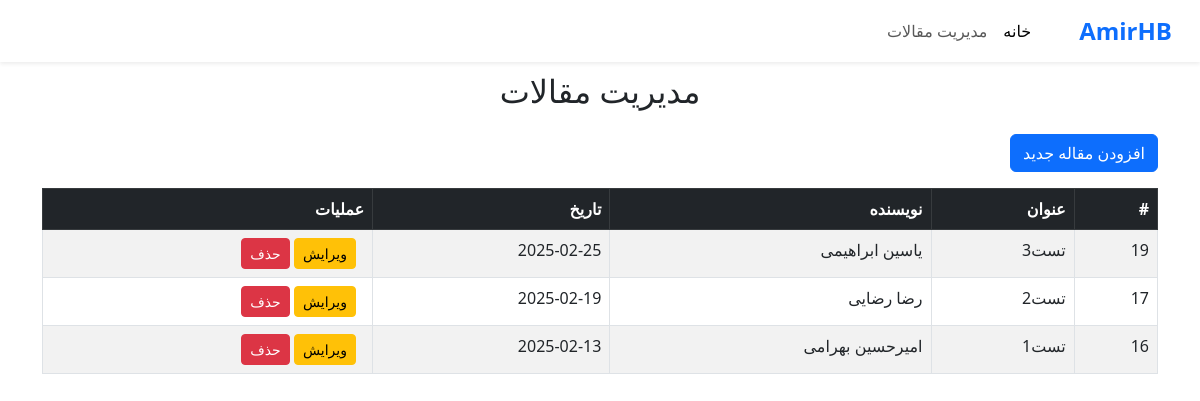
The app's page /components/manageArticles.php, older data.
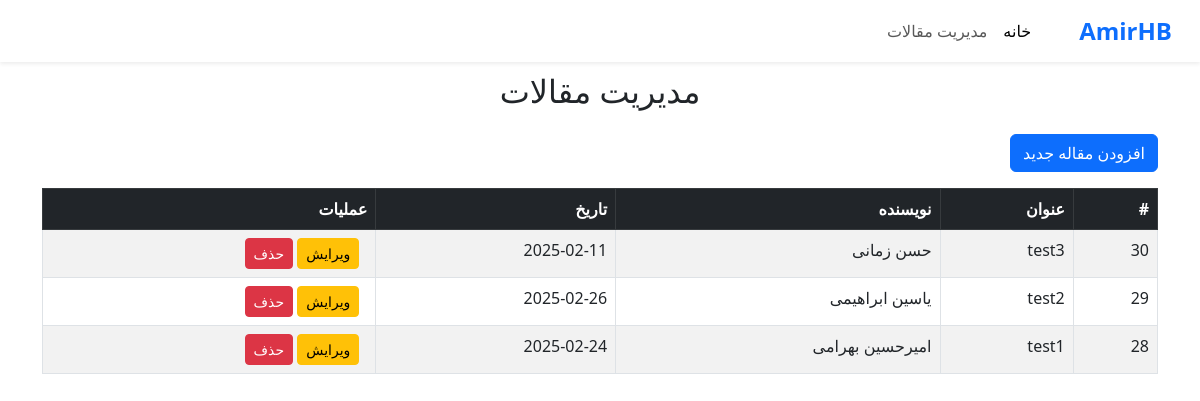
The same page, newer data.
### tables this page shows
CREATE TABLE IF NOT EXISTS `articles` (
  `id` int NOT NULL AUTO_INCREMENT,
  `title` varchar(255) NOT NULL,
  `image_path` varchar(255) NOT NULL,
  `content` text NOT NULL,
  `author` varchar(30) NOT NULL,
  `date` date NOT NULL,
  PRIMARY KEY (`id`)
);

### components/manageArticles.php (the view, shortened to what this page needs)
<?php
include 'Customnavbar.php';
$conn = mysqli_connect("localhost", "root", "", "amirhb");
$result = mysqli_query($conn, "SELECT * FROM articles ORDER BY id DESC");
?>
<link href="https://cdn.jsdelivr.net/npm/bootstrap@5.3.0-alpha1/dist/css/bootstrap.min.css" rel="stylesheet">
<div class="container mt-5">
    <br>
        <h2 class="text-center mb-4">مدیریت مقالات</h2>
    <a href="addArticleForm.php" class="btn btn-primary mb-3">افزودن مقاله جدید</a>
    <?php if (mysqli_num_rows($result) > 0): ?>
        <table class="table table-striped table-bordered table-hover">
            <thead class="table-dark">
                <tr>
                    <th>#</th>
                    <th>عنوان</th>
                    <th>نویسنده</th>
                    <th>تاریخ</th>
                    <th>عملیات</th>
                </tr>
            </thead>
            <tbody>
                <?php while ($row = mysqli_fetch_array($result)): ?>
                    <tr>
                        <td><?php echo htmlspecialchars($row['id']); ?></td>
                        <td><?php echo htmlspecialchars($row['title']); ?></td>
                        <td><?php echo htmlspecialchars($row['author']); ?></td>
                        <td><?php echo htmlspecialchars($row['date']); ?></td>
                        <td>
                            <a href="editArticle.php?id=<?php echo $row['id']; ?>" class="btn btn-sm btn-warning me-2">ویرایش</a>
                            <a href="?action=delete&id=<?php echo $row['id']; ?>" class="btn btn-sm btn-danger" onclick="return confirm('آیا از حذف این مقاله مطمئن هستید؟')">حذف</a>
                        </td>
                    </tr>
                <?php endwhile; ?>
            </tbody>
        </table>
    <?php else: ?>
        <p class="text-center text-muted">مقاله‌ای وجود ندارد.</p>
    <?php endif; ?>
</div>

### components/Customheader.php (shortened to what this page needs)
<!DOCTYPE html>
<html lang="fa" dir="rtl">
<head>
    <link href="https://cdn.jsdelivr.net/npm/bootstrap@5.3.0/dist/css/bootstrap.min.css" rel="stylesheet">
    <link href="https://cdn.jsdelivr.net/npm/bootstrap-icons@1.10.5/font/bootstrap-icons.css" rel="stylesheet">
</head>
<body>
<mian>

### components/Customnavbar.php (shortened to what this page needs)
<?php
include("./Customheader.php");
?>
<nav class="navbar navbar-expand-lg navbar-light bg-white fixed-top shadow-sm">
    <div class="container-fluid">
        <a class="navbar-brand fw-bold fs-4 text-primary" href="../index.php">AmirHB</a>
        <div class="collapse navbar-collapse justify-content-end" id="navbarNav">
            <ul class="navbar-nav ms-auto">
                <li class="nav-item">
                    <a class="nav-link active" aria-current="page" href="../index.php">خانه</a>
                </li>
                <li class="nav-item">
                    <a class="nav-link" href="./manageArticles.php">مدیریت مقالات</a>
                </li>
            </ul>
        </div>
    </div>
</nav>

### components/Customheader.php (style rules this page uses)
body { font-family: 'Vazirmatn', sans-serif; }

Row changes from the older to the newer data that the page shows:
removed articles: id "19", title "تست3", author "یاسین ابراهیمی", date "2025-02-25"
removed articles: id "17", title "تست2", author "رضا رضایی", date "2025-02-19"
removed articles: id "16", title "تست1", author "امیرحسین بهرامی", date "2025-02-13"
added articles: id "30", title "test3", author "حسن زمانی", date "2025-02-11"
added articles: id "29", title "test2", author "یاسین ابراهیمی", date "2025-02-26"
added articles: id "28", title "test1", author "امیرحسین بهرامی", date "2025-02-24"
